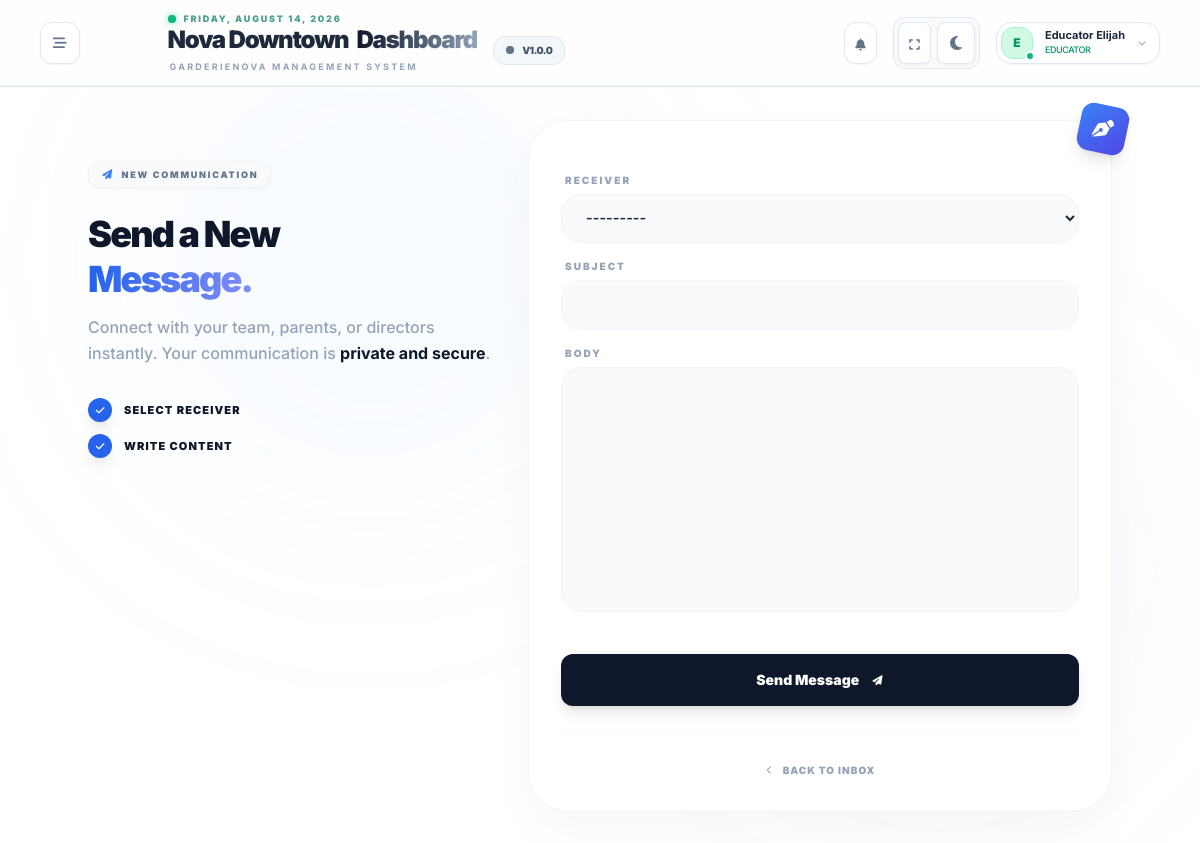
/communication/send/ (signed in), run on the app's committed database.
### accounts/models.py (models this page shows, shortened)
class User(AbstractUser):
    ROLE_CHOICES = (
        ("owner", "Network Owner"),
        ("director", "Director"),
        ("vice_director", "Vice Director"),
        ("educator", "Educator"),
        ("parent", "Parent"),
    )
    username = None
    user_id = models.UUIDField(primary_key=True, default=uuid.uuid4, editable=False)
    email = models.EmailField(_("email address"), unique=True)
    full_name = models.CharField(max_length=255)
    phone_number = models.CharField(max_length=20, blank=True, null=True)
    profile_photo = models.ImageField(upload_to=user_directory_path, blank=True, null=True)
    role_type = models.CharField(max_length=20, choices=ROLE_CHOICES)
    is_active = models.BooleanField(default=True)
    created_at = models.DateTimeField(auto_now_add=True)
    groups = models.ManyToManyField(
        "auth.Group",
        related_name="core_user_set",
        blank=True,
        verbose_name="groups",
        help_text="The groups this user belongs to.",
    )
    user_permissions = models.ManyToManyField(
        "auth.Permission",
        related_name="core_user_set",
        blank=True,
        verbose_name="user permissions",
        help_text="Specific permissions for this user.",
    )
    USERNAME_FIELD = "email"
    REQUIRED_FIELDS = ["full_name", "phone_number"]
    objects = CustomUserManager()
    def __str__(self):
        return f"{self.full_name} ({self.get_role_type_display()})"

class Educator(models.Model):
    user = models.OneToOneField(
        User,
        on_delete=models.CASCADE,
        primary_key=True,
        related_name="educator_profile",
    )
    center = models.ForeignKey(
        "dashboard.Center", on_delete=models.CASCADE, related_name="educators"
    )
    is_active_in_ratio = models.BooleanField(default=True)
    is_compliant = models.BooleanField(default=True)
    compliance_errors = models.JSONField(default=list, blank=True)

### dashboard/models.py (models this page shows, shortened)
class Center(models.Model):
    center_id = models.UUIDField(primary_key=True, default=uuid.uuid4, editable=False)
    organization = models.ForeignKey(
        Organization, on_delete=models.CASCADE, related_name="centers"
    )
    name = models.CharField(max_length=255)
    address = models.TextField()
    timezone = models.CharField(max_length=50, default="America/Moncton")
    director = models.OneToOneField(
        "accounts.Director",
        on_delete=models.SET_NULL,
        null=True,
        related_name="managed_center",
    )
    created_at = models.DateTimeField(auto_now_add=True)

### communication/models.py (models this page shows, shortened)
class Message(models.Model):
    message_id = models.UUIDField(primary_key=True, default=uuid.uuid4, editable=False)
    sender = models.ForeignKey(User, on_delete=models.CASCADE, related_name="sent_messages")
    receiver = models.ForeignKey(User, on_delete=models.CASCADE, related_name="received_messages")
    subject = models.CharField(max_length=200, blank=True)
    body = models.TextField()
    is_read = models.BooleanField(default=False)
    created_at = models.DateTimeField(auto_now_add=True)

### communication/views.py (the view)
# urls.py: path("send/", views.send_message, name="send_message"),
@login_required
def send_message(request):
    if request.method == "POST":
        form = MessageForm(request.POST, user=request.user)
        if form.is_valid():
            message = form.save(commit=False)
            message.sender = request.user
            message.save()
            return redirect("communication:sent_messages")
    else:
        form = MessageForm(user=request.user)
    return render(request, "send_message.html", {"form": form})

### communication/templates/send_message.html (shortened to what this page needs)
{% extends "base.html" %}
{% block content %}
<div class="relative min-h-[90vh] bg-white dark:bg-slate-950 overflow-hidden flex items-center justify-center py-8 px-6">
    <div class="absolute inset-0 pointer-events-none">
        <div class="absolute top-[-10%] left-[10%] w-[500px] h-[500px] bg-blue-400/5 rounded-full blur-[120px]"></div>
    </div>
    <div class="relative z-10 max-w-5xl w-full grid lg:grid-cols-12 gap-8 items-start">
        <div class="lg:col-span-5 space-y-6 pt-10">
            <div class="inline-flex items-center gap-2 px-3 py-1.5 rounded-xl bg-slate-50 dark:bg-slate-900 border border-slate-100 dark:border-slate-800 shadow-sm">
                <i class="fa-solid fa-paper-plane text-blue-500 text-[10px]"></i>
                <span class="text-[9px] font-black text-slate-500 dark:text-slate-400 uppercase tracking-[0.2em]">New Communication</span>
            </div>
            <div class="space-y-3">
                <h1 class="text-4xl font-black text-slate-900 dark:text-white leading-tight tracking-tighter">
                    Send a New<br>
                    <span class="bg-gradient-to-r from-blue-600 to-indigo-400 bg-clip-text text-transparent">Message.</span>
                </h1>
                <p class="text-base text-slate-400 font-medium leading-relaxed">
                    Connect with your team, parents, or directors instantly. Your communication is <span class="text-slate-900 dark:text-white font-bold">private and secure</span>.
                </p>
            </div>
            <div class="flex flex-col gap-3 pt-2">
                <div class="flex items-center gap-3">
                    <div class="w-6 h-6 rounded-full bg-blue-600 flex items-center justify-center text-white text-[10px] font-bold shadow-lg">
                        <i class="fa-solid fa-check"></i>
                    </div>
                    <span class="text-[11px] font-black text-slate-900 dark:text-white uppercase tracking-widest tracking-tighter">Select Receiver</span>
                </div>
                <div class="flex items-center gap-3">
                    <div class="w-6 h-6 rounded-full bg-blue-600 flex items-center justify-center text-white text-[10px] font-bold shadow-lg">
                        <i class="fa-solid fa-check"></i>
                    </div>
                    <span class="text-[11px] font-black text-slate-900 dark:text-white uppercase tracking-widest tracking-tighter">Write Content</span>
                </div>
            </div>
        </div>
        <div class="lg:col-span-7">
            <div class="bg-white dark:bg-slate-900 rounded-[2.5rem] border border-slate-100 dark:border-slate-800 p-8 shadow-[0_20px_50px_rgba(0,0,0,0.03)] relative">
                <form method="POST" class="space-y-5">
                    <div class="space-y-4">
                        {% for field in form %}
                        <div class="relative group">
                            <label class="block text-[10px] font-black {% if field.errors %}text-rose-500{% else %}text-slate-400{% endif %} uppercase tracking-[0.2em] mb-1.5 px-1 group-focus-within:text-blue-500 transition-colors">
                                {{ field.label }}
                            </label>
                            <div class="premium-input-container">
                                {{ field }}
                            </div>
                        </div>
                        {% endfor %}
                    </div>
                    <div class="pt-4">
                        <button type="submit"
                                class="group relative w-full bg-slate-900 dark:bg-white text-white dark:text-slate-900 font-black py-4 px-6 rounded-xl transition-all hover:bg-blue-600 hover:text-white active:scale-[0.98] shadow-lg flex items-center justify-center gap-3 text-sm">
                            Send Message
                            <i class="fa-solid fa-paper-plane text-[10px] group-hover:translate-x-1 group-hover:-translate-y-1 transition-transform"></i>
                        </button>
                    </div>
                </form>
                <div class="mt-6 pt-6 border-t border-slate-50 dark:border-slate-800 text-center">
                    <a href="{% url 'communication:inbox' %}" class="inline-flex items-center gap-2 text-[10px] font-black text-slate-400 hover:text-blue-500 uppercase tracking-widest transition-colors">
                        <i class="fa-solid fa-chevron-left text-[8px]"></i>
                        Back to Inbox
                    </a>
                </div>
                <div class="absolute -top-4 -right-4 w-12 h-12 bg-gradient-to-br from-blue-500 to-indigo-600 rounded-xl shadow-lg flex items-center justify-center text-white text-xl rotate-12 group-hover:rotate-0 transition-transform duration-500">
                    <i class="fa-solid fa-pen-nib"></i>
                </div>
            </div>
        </div>
    </div>
</div>
{% endblock %}

### accounts/templates/accounts/includes/header.html (shortened to what this page needs)
<header class="sticky top-0 z-40 w-full bg-white/80 dark:bg-slate-900/80 backdrop-blur-xl border-b border-slate-200 dark:border-slate-800/60">
    <div class="flex items-center justify-between px-6 md:px-10 py-3 border-b border-slate-100 dark:border-slate-800/40">
        <div class="flex items-center gap-6">
            <button onclick="toggleSidebar()"
            class="group relative p-2.5 rounded-xl border border-slate-200 dark:border-slate-800
                   bg-white dark:bg-slate-900/50 backdrop-blur-md
                   text-slate-500 dark:text-slate-400
                   hover:text-blue-600 dark:hover:text-blue-400
                   hover:border-blue-500/30 dark:hover:border-blue-400/30
                   hover:bg-blue-50/50 dark:hover:bg-blue-400/5
                   transition-all duration-300 shadow-sm hover:shadow-lg hover:shadow-blue-500/10">
        <div class="relative z-10 flex items-center justify-center">
            <i class="fa-solid fa-bars-staggered text-sm group-hover:rotate-180 transition-transform duration-500"></i>
        </div>
    </button>
            <div class="hidden md:flex flex-col relative">
                <div class="flex ml-16 items-center gap-2 mb-0.5">
                    <div class="relative flex h-2 w-2">
                        <span class="relative inline-flex rounded-full h-2 w-2 bg-emerald-500 shadow-[0_0_8px_rgba(16,185,129,0.6)]"></span>
                    </div>
                    <span id="current-date" class=" text-[9px] font-black uppercase tracking-[0.2em] text-emerald-700/70 dark:text-emerald-400/80 ">
                    </span>
                </div>
                <div class="flex ml-16 items-center gap-4 group/header">
                    <div class="flex flex-col">
                        <h2 class="text-2xl font-black text-slate-800 dark:text-slate-100 tracking-tighter leading-none flex items-center gap-2">
                            <span class="relative">
                                {% if user.role_type == 'director' %}
                                    {{ user.director_profile.organization.name|default:"Main" }}
                                {% elif user.role_type == 'educator' %}
                                    {{ user.educator_profile.center.name|default:"Main" }}
                                {% elif user.role_type == 'owner' %}
                                    {{ user.owner_profile.owned_organization.name|default:"Main" }}
                                {% else %}
                                    Main
                                {% endif %}
                            </span>
                            <span class="bg-gradient-to-r from-slate-900 via-slate-600 to-slate-400 dark:from-white dark:via-slate-300 dark:to-slate-500 bg-clip-text text-transparent drop-shadow-sm">
                            </span>
                        </h2>
                        <p class="text-[9px] font-bold text-slate-400 dark:text-slate-500 uppercase tracking-[0.25em] mt-2 ml-0.5">
                            GarderieNova Management System
                        </p>
                    </div>
                    <div class="flex items-center gap-2 px-3 py-1.5 bg-slate-100/80 dark:bg-slate-800/40 border border-slate-200 dark:border-slate-700 rounded-xl transition-all duration-300 hover:bg-slate-200 dark:hover:bg-slate-700/60">
                        <span class="relative flex h-2 w-2">
                            <span class="relative inline-flex rounded-full h-2 w-2 bg-slate-500 dark:bg-slate-400"></span>
                        </span>
                        <span class="text-[10px] font-black text-slate-600 dark:text-slate-300 tracking-tighter uppercase">
                            v1.0.0
                        </span>
                    </div>
                </div>
            </div>
        </div>
        <div class="flex items-center gap-4">
            <div x-data="notificationSystem()" x-init="init()" class="relative">
                <button @click="toggle()" class="relative p-2 rounded-xl bg-white dark:bg-slate-800 border border-slate-200 dark:border-slate-700 text-slate-500 hover:text-emerald-500 hover:border-emerald-500/30 transition-all shadow-sm group">
                    <i class="fa-solid fa-bell text-xs"></i>
                </button>
            </div>
            <div class="flex items-center gap-1.5 bg-slate-100/50 dark:bg-slate-900/50 p-1 rounded-xl border border-slate-200 dark:border-slate-800">
                <button onclick="toggleFullScreen()" class="p-2 rounded-lg bg-white dark:bg-slate-800 border border-slate-200 dark:border-slate-700 hover:text-emerald-500 transition-all active:scale-90 group shadow-sm">
                    <i id="fullscreen-icon" class="fa-solid fa-expand text-slate-500 text-xs"></i>
                </button>
                <button onclick="toggleTheme()" class="p-2 rounded-lg bg-white dark:bg-slate-800 border border-slate-200 dark:border-slate-700 hover:text-emerald-500 transition-all active:scale-90 group shadow-sm">
                    <i id="theme-icon" class="fa-solid fa-moon text-slate-500 text-xs"></i>
                </button>
            </div>
            <div class="relative">
                <button onclick="toggleUserMenu()" class="flex items-center gap-3 p-1 pr-3 rounded-2xl bg-white dark:bg-slate-800 border border-slate-200 dark:border-slate-700 hover:border-emerald-500/50 transition-all shadow-sm group">
                    <div class="relative">
                        {% if user.profile_photo %}
                        <img src="{{ user.profile_photo.url }}" class="w-8 h-8 rounded-xl bg-emerald-50 p-0.5 object-cover">
                        {% else %}
                        <div class="w-8 h-8 rounded-xl bg-emerald-100 dark:bg-emerald-900/50 flex items-center justify-center text-emerald-600 dark:text-emerald-400 font-black text-xs border border-emerald-200 dark:border-emerald-800">
                            {{ user.full_name|slice:":1"|upper }}
                        </div>
                        {% endif %}
                        <div class="absolute -bottom-0.5 -right-0.5 w-2.5 h-2.5 bg-emerald-500 border-2 border-white dark:border-slate-800 rounded-full"></div>
                    </div>
                    <div class="hidden sm:block text-left">
                        <p class="text-[11px] font-bold text-slate-800 dark:text-slate-100 leading-tight">{{ user.full_name|default:"User" }}</p>
                        <p class="text-[9px] text-emerald-600 dark:text-emerald-400 font-medium uppercase tracking-tighter">{{ user.get_role_type_display|default:"Role" }}</p>
                    </div>
                    <i class="fa-solid fa-chevron-down text-[8px] text-slate-400 group-hover:translate-y-0.5 transition-transform"></i>
                </button>
            </div>
        </div>
    </div>
</header>

### data on the page
User: educator_profile.center.name "Nova Downtown", full_name "E", full_name "Educator Elijah", role_type "EDUCATOR"

### other printed values
{{ field.label }} "RECEIVER" "SUBJECT" "BODY"
